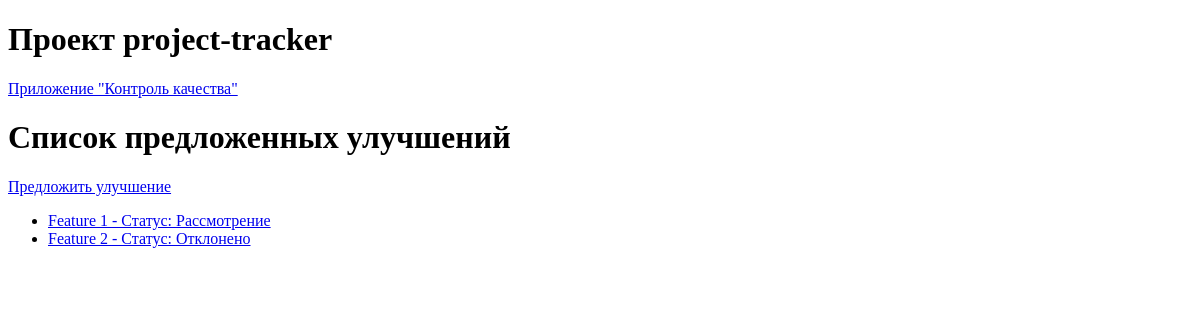
The page /quality-control/features/ on the database as committed earlier.
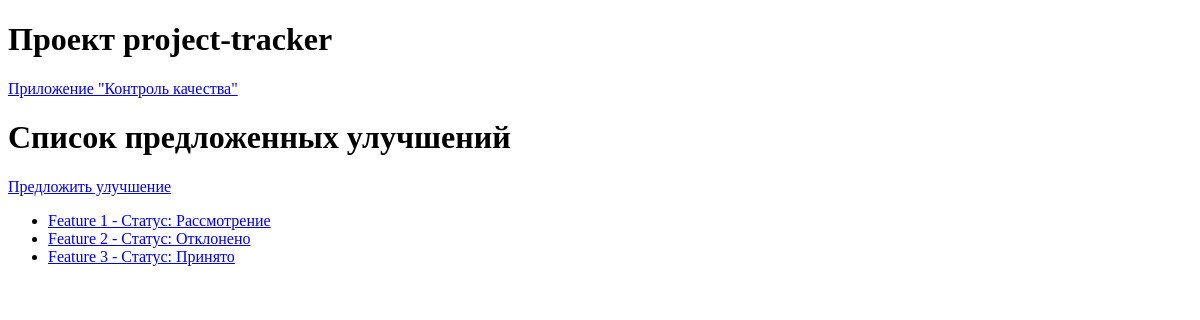
The same page on the database as committed later.
### quality_control/models.py (models this page shows)
class FeatureReport(models.Model):
    STATUS_CHOICES = [
        ('On_consideration', 'Рассмотрение'),
        ('Accepted', 'Принято'),
        ('Denied', 'Отклонено'),
    ]
    PRIORITY_CHOICES = [
        ('High', 'Высокий'),
        ('Middle', 'Средний'),
        ('Low', 'Низкий'),
    ]
    title = models.CharField(max_length=100)
    description = models.TextField()
    project = models.ForeignKey(Project, on_delete=models.CASCADE)
    task = models.ForeignKey(
        Task,
        on_delete=models.SET_NULL,
        null=True,
        blank=True
    )
    status = models.CharField(
        max_length=50,
        choices=STATUS_CHOICES,
        default='On_consideration'
    )
    priority = models.CharField(
        max_length=50,
        choices=PRIORITY_CHOICES)
    created_at = models.DateTimeField(auto_now_add=True)
    updated_at = models.DateTimeField(auto_now=True)

### quality_control/views.py (the view)
# urls.py: path('features/', views.FeaturesListView.as_view(), name='features_list'),
class FeaturesListView(ListView):
    model = FeatureReport
    template_name = 'quality_control/features_list.html'
    context_object_name = 'features_list'

### quality_control/templates/quality_control/features_list.html
{% extends 'base/quality_control/base.html' %}
{% block content %}
    <h1>Список предложенных улучшений</h1>
    <p><a href="{% url 'quality_control:add_feature' %}">
        Предложить улучшение</a></p>
    <ul>
        {% for feature in features_list %}
            <li><a href="{% url 'quality_control:feature_detail' feature.id %}">
                {{feature.title}} - Статус: {{feature.get_status_display}}</a></li>
        {% endfor %}
    </ul>
{% endblock %}

Rows that differ between the two databases and show on the page:
added FeatureReport: title "Feature 3", status "Принято"
